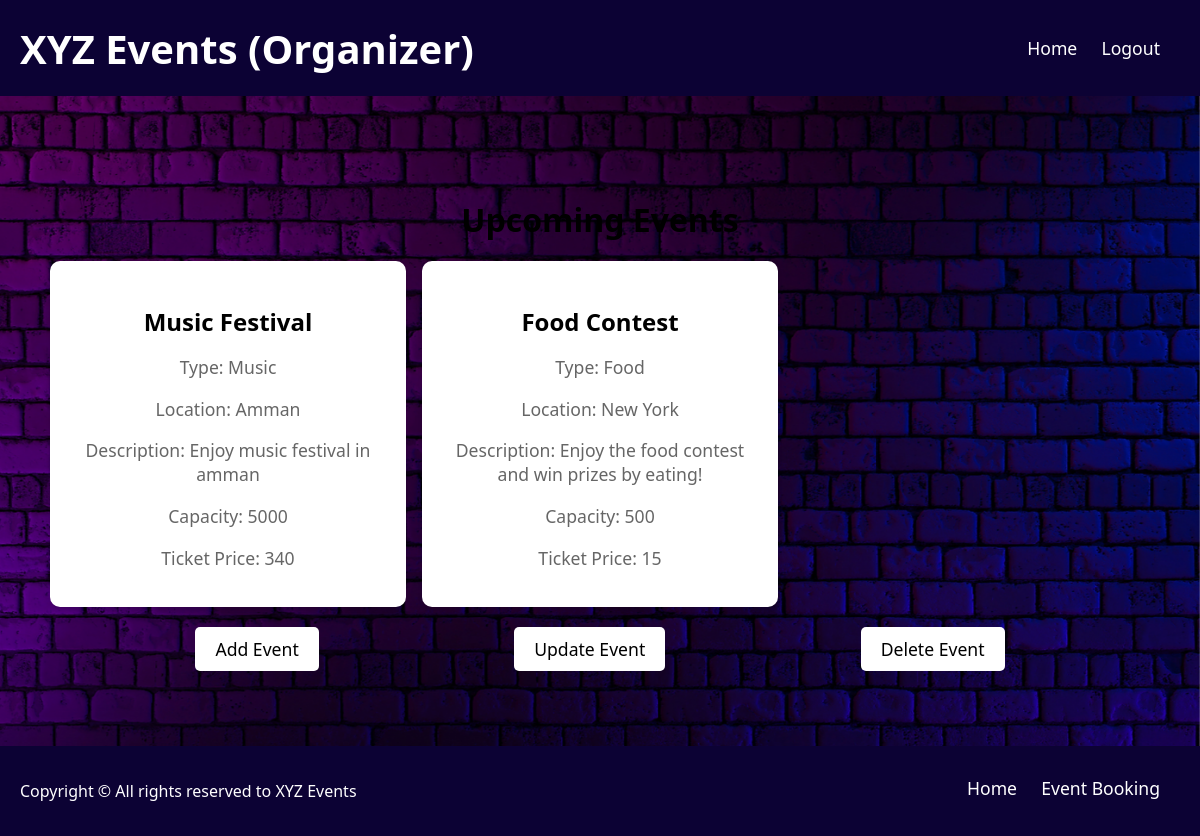
/PHP/organizer-homepage.php, run on the app's committed database.
### tables this page shows
CREATE TABLE `event` (
  `ID` int(10) NOT NULL,
  `Name` varchar(255) NOT NULL,
  `Type` varchar(255) NOT NULL,
  `Capacity` varchar(255) NOT NULL,
  `Locations` varchar(255) NOT NULL,
  `Description` varchar(255) NOT NULL,
  `TicketPrice` int(10) NOT NULL,
  `OrganizerID` int(11) DEFAULT NULL
);

### PHP/organizer-homepage.php (the view, shortened to what this page needs)
<?php
include 'mysqli_connection.php';
$events = [];
$query = "SELECT * FROM event";
$result = mysqli_query($connection, $query);
while ($row = mysqli_fetch_assoc($result)) {
    $events[] = $row;
}
?>
<!DOCTYPE html>
<html lang="en">
<head>
    <link rel="stylesheet" href="../CSS/style.css">
</head>
<body>
    <header>
        <div class="container">
            <h1>XYZ Events (Organizer)</h1>
            <nav>
                <ul>
                    <li><a href="../PHP/homepage.php">Home</a></li>
                    <li><a href="../PHP/organizer-login.php">Logout</a></li>
                </ul>
            </nav>
        </div>
    </header>
    <section id="events">
        <div class="container1" style="text-align:center;">
            <h2>Upcoming Events</h2>
            <div class="event-list">
                <?php foreach ($events as $event) : ?>
                    <div class="event-card">
                        <h3><?php echo $event['Name']; ?></h3>
                        <p>Type: <?php echo $event['Type']; ?></p>
                        <p>Location: <?php echo $event['Locations']; ?></p>
                        <p>Description: <?php echo $event['Description']; ?></p>
                        <p>Capacity: <?php echo $event['Capacity']; ?></p>
                        <p>Ticket Price: <?php echo $event['TicketPrice']; ?></p>
                    </div>
                <?php endforeach; ?>
                </div>
                <div class="edit-a">
                <a href="add-event.php">Add Event</a>
                <a href="update-event.php">Update Event</a>
                <a href="delete-event.php">Delete Event</a>
            </div>
        </div>
    </section>
    <footer>
        <div class="container">
            <p>Copyright &copy; All rights reserved to XYZ Events</p>
            <nav>
                <ul>
                    <li><a href="#home">Home</a></li>
                    <li><a href="../PHP/event-booking.php">Event Booking</a></li>
                </ul>
            </nav>
        </div>
    </footer>
</body>
</html>

### CSS/style.css (style rules this page uses)
body { font-family: 'Segoe UI', Tahoma, Geneva, Verdana, sans-serif; margin: 0; padding: 0; box-sizing: border-box; }
.container { max-width: 1200px; margin: 0 auto; padding: 25px; display: flex; justify-content: space-between; }
header { background-color: #200272; color: #fff; padding: 20px 0; }
header h1 { margin: 0; font-size: 2.5rem; }
nav ul { list-style-type: none; }
nav ul li { display: inline-block; margin-right: 20px; }
nav ul li a { text-decoration: none; color: #fff; font-size: 1.1rem; }
section { padding: 75px 0; }
section h2 { margin-bottom: 20px; font-size: 2rem; }
section p { font-size: 1.1rem; }
.event-card { background-color: #fff; border-radius: 10px; box-shadow: 0 2px 4px rgba(0, 0, 0, 0.1); padding: 20px; margin-bottom: 20px; }
.event-card h3 { margin-bottom: 10px; font-size: 1.5rem; }
.event-card p { font-size: 1.1rem; color: #666; }
.event-list { margin: 0 50px; gap: 35px; display: grid; grid-template-columns: repeat(3, 1fr); grid-auto-rows: auto; grid-gap: 1rem; }
footer { background-color: #0c0234; color: #fff; padding: 20px 0; text-align: center; }
footer p { margin: 0; }
footer ul { margin-top: 10px; }
footer ul li { display: inline-block; margin-right: 20px; }
footer ul li a { color: #fff; text-decoration: none; font-size: 1.1rem; }

### PHP/organizer-homepage.php (style rules this page uses)
header { background-color: #0c0234; color: #fff; padding: 20px 0; }
.container { max-width: 1200px; margin: 0 auto; padding: 0 20px; display: flex; justify-content: space-between; align-items: center; }
#events { background: url(../img/wall.jpg) no-repeat; background-size: cover; background-position: center; background-attachment: fixed; }
.event-list { margin: 0 50px; gap: 35px; display: grid; grid-template-columns: repeat(3, 1fr); grid-auto-rows: auto; grid-gap: 1rem; }
.edit-a { font-size: 1.1rem; color: #666; display: flex; justify-content: space-evenly; }
.edit-a a { padding: 10px 20px; background-color: #fff; color: #000; border: none; border-radius: 5px; cursor: pointer; text-decoration: none; }
footer { background-color: #0c0234; color: #fff; padding: 20px 0; text-align: center; }

### data on the page
event: Name "Music Festival", Type "Music", Locations "Amman", Description "Enjoy music festival in amman", Capacity "5000", TicketPrice "340"
event: Name "Food Contest", Type "Food", Locations "New York", Description "Enjoy the food contest and win prizes by eating!", Capacity "500", TicketPrice "15"
